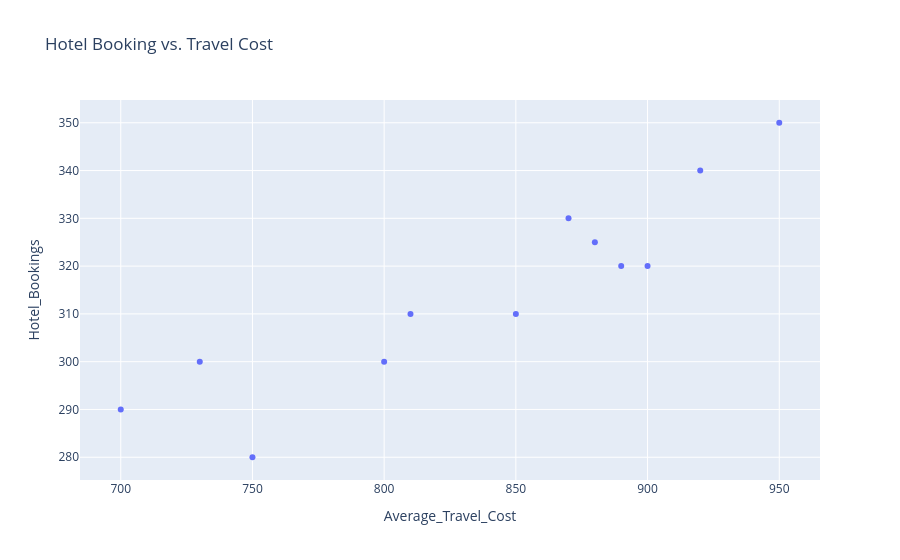

Here is the notebook cell this chart was saved with:
### Markdown cell above
### Scatter Plot

#### Concept

A **scatter plot** helps to visualize relationships between **two numerical variables.**

#### Hotel Bookings vs. Travel Costs

### Code cell
fig = px.scatter(df, x = 'Average_Travel_Cost', y = 'Hotel_Bookings', title = 'Hotel Booking vs. Travel Cost')
fig.show()

### Figure 1 — Plotly figure (JSON) as saved in the notebook; plotly's stock layout.template omitted (floating-point values rounded to 4 significant figures)
{"data": [{"hovertemplate": "Average_Travel_Cost=%{x}<br>Hotel_Bookings=%{y}<extra></extra>", "legendgroup": "", "marker": {"color": "#636efa", "symbol": "circle"}, "mode": "markers", "name": "", "orientation": "v", "showlegend": false, "type": "scatter", "x": [800, 750, 900, 850, 700, 950, 920, 870, 890, 730, 810, 880], "xaxis": "x", "y": [300, 280, 320, 310, 290, 350, 340, 330, 320, 300, 310, 325], "yaxis": "y"}], "layout": {"legend": {"tracegroupgap": 0}, "title": {"text": "Hotel Booking vs. Travel Cost"}, "xaxis": {"anchor": "y", "domain": [0, 1], "title": {"text": "Average_Travel_Cost"}}, "yaxis": {"anchor": "x", "domain": [0, 1], "title": {"text": "Hotel_Bookings"}}}}
